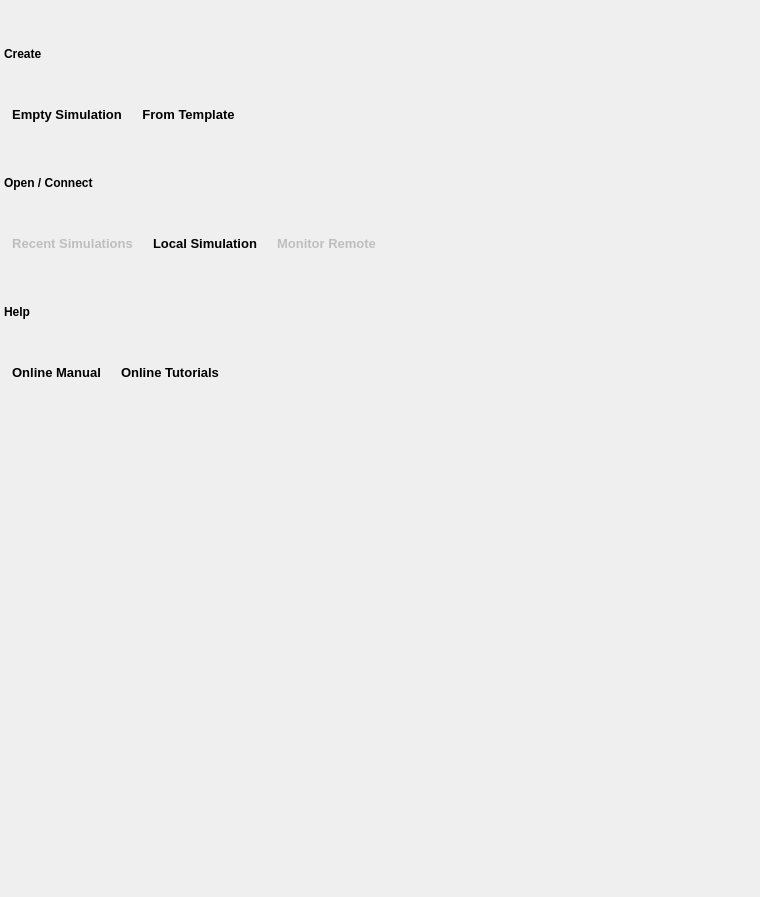
      <widget class="QWidget" name="StartPage">
       <layout class="QVBoxLayout" name="verticalLayout_2">
        <property name="spacing">
         <number>12</number>
        </property>
        <property name="leftMargin">
         <number>4</number>
        </property>
        <property name="topMargin">
         <number>4</number>
        </property>
        <property name="rightMargin">
         <number>4</number>
        </property>
        <property name="bottomMargin">
         <number>4</number>
        </property>
        <item>
         <spacer name="verticalSpacer_3">
          <property name="orientation">
           <enum>Qt::Vertical</enum>
          </property>
          <property name="sizeType">
           <enum>QSizePolicy::Fixed</enum>
          </property>
          <property name="sizeHint" stdset="0">
           <size>
            <width>20</width>
            <height>40</height>
           </size>
          </property>
         </spacer>
        </item>
        <item>
         <layout class="QVBoxLayout" name="verticalLayout_5">
          <property name="spacing">
           <number>4</number>
          </property>
          <item>
           <layout class="QHBoxLayout" name="horizontalLayout_5">
            <item>
             <widget class="QLabel" name="label">
              <property name="sizePolicy">
               <sizepolicy hsizetype="Minimum" vsizetype="Preferred">
                <horstretch>0</horstretch>
                <verstretch>0</verstretch>
               </sizepolicy>
              </property>
              <property name="font">
               <font>
                <weight>75</weight>
                <bold>true</bold>
               </font>
              </property>
              <property name="text">
               <string>Create</string>
              </property>
             </widget>
            </item>
            <item>
             <spacer name="horizontalSpacer">
              <property name="orientation">
               <enum>Qt::Horizontal</enum>
              </property>
              <property name="sizeHint" stdset="0">
               <size>
                <width>40</width>
                <height>20</height>
               </size>
              </property>
             </spacer>
            </item>
           </layout>
          </item>
          <item>
           <layout class="QHBoxLayout" name="horizontalLayout_7">
            <item>
             <widget class="QToolButton" name="StartCreateNewButton">
              <property name="sizePolicy">
               <sizepolicy hsizetype="Minimum" vsizetype="Expanding">
                <horstretch>0</horstretch>
                <verstretch>0</verstretch>
               </sizepolicy>
              </property>
              <property name="maximumSize">
               <size>
                <width>10000</width>
                <height>10000</height>
               </size>
              </property>
              <property name="font">
               <font>
                <pointsize>10</pointsize>
                <weight>75</weight>
                <bold>true</bold>
               </font>
              </property>
              <property name="text">
               <string>Empty Simulation</string>
              </property>
              <property name="icon">
               <iconset resource="main.qrc">
                <normaloff>:/start/icons/start_new.svg</normaloff>:/start/icons/start_new.svg</iconset>
              </property>
              <property name="iconSize">
               <size>
                <width>64</width>
                <height>64</height>
               </size>
              </property>
              <property name="toolButtonStyle">
               <enum>Qt::ToolButtonTextUnderIcon</enum>
              </property>
              <property name="autoRaise">
               <bool>true</bool>
              </property>
             </widget>
            </item>
            <item>
             <widget class="QToolButton" name="StartCreateFromTemplateButton">
              <property name="sizePolicy">
               <sizepolicy hsizetype="Minimum" vsizetype="Expanding">
                <horstretch>0</horstretch>
                <verstretch>0</verstretch>
               </sizepolicy>
              </property>
              <property name="maximumSize">
               <size>
                <width>10000</width>
                <height>10000</height>
               </size>
              </property>
              <property name="font">
               <font>
                <pointsize>10</pointsize>
                <weight>75</weight>
                <bold>true</bold>
               </font>
              </property>
              <property name="text">
               <string>From Template</string>
              </property>
              <property name="icon">
               <iconset resource="main.qrc">
                <normaloff>:/start/icons/start_template.svg</normaloff>:/start/icons/start_template.svg</iconset>
              </property>
              <property name="iconSize">
               <size>
                <width>64</width>
                <height>64</height>
               </size>
              </property>
              <property name="toolButtonStyle">
               <enum>Qt::ToolButtonTextUnderIcon</enum>
              </property>
              <property name="autoRaise">
               <bool>true</bool>
              </property>
             </widget>
            </item>
            <item>
             <spacer name="horizontalSpacer_4">
              <property name="orientation">
               <enum>Qt::Horizontal</enum>
              </property>
              <property name="sizeHint" stdset="0">
               <size>
                <width>372</width>
                <height>93</height>
               </size>
              </property>
             </spacer>
            </item>
           </layout>
          </item>
         </layout>
        </item>
        <item>
         <layout class="QVBoxLayout" name="verticalLayout_6">
          <property name="spacing">
           <number>4</number>
          </property>
          <item>
           <layout class="QHBoxLayout" name="horizontalLayout_8">
            <item>
             <widget class="QLabel" name="label_2">
              <property name="sizePolicy">
               <sizepolicy hsizetype="Minimum" vsizetype="Preferred">
                <horstretch>0</horstretch>
                <verstretch>0</verstretch>
               </sizepolicy>
              </property>
              <property name="font">
               <font>
                <weight>75</weight>
                <bold>true</bold>
               </font>
              </property>
              <property name="text">
               <string>Open / Connect</string>
              </property>
             </widget>
            </item>
            <item>
             <spacer name="horizontalSpacer_2">
              <property name="orientation">
               <enum>Qt::Horizontal</enum>
              </property>
              <property name="sizeHint" stdset="0">
               <size>
                <width>40</width>
                <height>20</height>
               </size>
              </property>
             </spacer>
            </item>
           </layout>
          </item>
          <item>
           <layout class="QHBoxLayout" name="horizontalLayout_9">
            <item>
             <widget class="QToolButton" name="StartOpenRecentButton">
              <property name="enabled">
               <bool>false</bool>
              </property>
              <property name="sizePolicy">
               <sizepolicy hsizetype="Minimum" vsizetype="Expanding">
                <horstretch>0</horstretch>
                <verstretch>0</verstretch>
               </sizepolicy>
              </property>
              <property name="maximumSize">
               <size>
                <width>10000</width>
                <height>10000</height>
               </size>
              </property>
              <property name="font">
               <font>
                <pointsize>10</pointsize>
                <weight>75</weight>
                <bold>true</bold>
               </font>
              </property>
              <property name="text">
               <string>Recent Simulations</string>
              </property>
              <property name="icon">
               <iconset resource="main.qrc">
                <normaloff>:/start/icons/start_openrecent.svg</normaloff>:/start/icons/start_openrecent.svg</iconset>
              </property>
              <property name="iconSize">
               <size>
                <width>64</width>
                <height>64</height>
               </size>
              </property>
              <property name="toolButtonStyle">
               <enum>Qt::ToolButtonTextUnderIcon</enum>
              </property>
              <property name="autoRaise">
               <bool>true</bool>
              </property>
             </widget>
            </item>
            <item>
             <widget class="QToolButton" name="StartOpenLocalButton">
              <property name="sizePolicy">
               <sizepolicy hsizetype="Minimum" vsizetype="Expanding">
                <horstretch>0</horstretch>
                <verstretch>0</verstretch>
               </sizepolicy>
              </property>
              <property name="maximumSize">
               <size>
                <width>10000</width>
                <height>10000</height>
               </size>
              </property>
              <property name="font">
               <font>
                <pointsize>10</pointsize>
                <weight>75</weight>
                <bold>true</bold>
               </font>
              </property>
              <property name="text">
               <string>Local Simulation</string>
              </property>
              <property name="icon">
               <iconset resource="main.qrc">
                <normaloff>:/start/icons/start_openlocal.svg</normaloff>:/start/icons/start_openlocal.svg</iconset>
              </property>
              <property name="iconSize">
               <size>
                <width>64</width>
                <height>64</height>
               </size>
              </property>
              <property name="toolButtonStyle">
               <enum>Qt::ToolButtonTextUnderIcon</enum>
              </property>
              <property name="autoRaise">
               <bool>true</bool>
              </property>
             </widget>
            </item>
            <item>
             <widget class="QToolButton" name="StartConnectButton">
              <property name="enabled">
               <bool>false</bool>
              </property>
              <property name="sizePolicy">
               <sizepolicy hsizetype="Minimum" vsizetype="Expanding">
                <horstretch>0</horstretch>
                <verstretch>0</verstretch>
               </sizepolicy>
              </property>
              <property name="maximumSize">
               <size>
                <width>10000</width>
                <height>10000</height>
               </size>
              </property>
              <property name="font">
               <font>
                <pointsize>10</pointsize>
                <weight>75</weight>
                <bold>true</bold>
               </font>
              </property>
              <property name="text">
               <string>Monitor Remote</string>
              </property>
              <property name="icon">
               <iconset resource="main.qrc">
                <normaloff>:/start/icons/start_connect.svg</normaloff>:/start/icons/start_connect.svg</iconset>
              </property>
              <property name="iconSize">
               <size>
                <width>64</width>
                <height>64</height>
               </size>
              </property>
              <property name="toolButtonStyle">
               <enum>Qt::ToolButtonTextUnderIcon</enum>
              </property>
              <property name="autoRaise">
               <bool>true</bool>
              </property>
             </widget>
            </item>
            <item>
             <spacer name="horizontalSpacer_5">
              <property name="orientation">
               <enum>Qt::Horizontal</enum>
              </property>
              <property name="sizeHint" stdset="0">
               <size>
                <width>372</width>
                <height>93</height>
               </size>
              </property>
             </spacer>
            </item>
           </layout>
          </item>
         </layout>
        </item>
        <item>
         <layout class="QVBoxLayout" name="verticalLayout_7">
          <property name="spacing">
           <number>4</number>
          </property>
          <item>
           <layout class="QHBoxLayout" name="horizontalLayout_10">
            <item>
             <widget class="QLabel" name="label_3">
              <property name="sizePolicy">
               <sizepolicy hsizetype="Minimum" vsizetype="Preferred">
                <horstretch>0</horstretch>
                <verstretch>0</verstretch>
               </sizepolicy>
              </property>
              <property name="font">
               <font>
                <weight>75</weight>
                <bold>true</bold>
               </font>
              </property>
              <property name="text">
               <string>Help</string>
              </property>
             </widget>
            </item>
            <item>
             <spacer name="horizontalSpacer_6">
              <property name="orientation">
               <enum>Qt::Horizontal</enum>
              </property>
              <property name="sizeHint" stdset="0">
               <size>
                <width>40</width>
                <height>20</height>
               </size>
              </property>
             </spacer>
            </item>
           </layout>
          </item>
          <item>
           <layout class="QHBoxLayout" name="horizontalLayout_11">
            <item>
             <widget class="QToolButton" name="StartOnlineManualButton">
              <property name="sizePolicy">
               <sizepolicy hsizetype="Minimum" vsizetype="Expanding">
                <horstretch>0</horstretch>
                <verstretch>0</verstretch>
               </sizepolicy>
              </property>
              <property name="maximumSize">
               <size>
                <width>10000</width>
                <height>10000</height>
               </size>
              </property>
              <property name="font">
               <font>
                <pointsize>10</pointsize>
                <weight>75</weight>
                <bold>true</bold>
               </font>
              </property>
              <property name="text">
               <string>Online Manual</string>
              </property>
              <property name="icon">
               <iconset resource="main.qrc">
                <normaloff>:/start/icons/start_manual.svg</normaloff>:/start/icons/start_manual.svg</iconset>
              </property>
              <property name="iconSize">
               <size>
                <width>64</width>
                <height>64</height>
               </size>
              </property>
              <property name="toolButtonStyle">
               <enum>Qt::ToolButtonTextUnderIcon</enum>
              </property>
              <property name="autoRaise">
               <bool>true</bool>
              </property>
             </widget>
            </item>
            <item>
             <widget class="QToolButton" name="StartOnlineTutorialsButton">
              <property name="sizePolicy">
               <sizepolicy hsizetype="Minimum" vsizetype="Expanding">
                <horstretch>0</horstretch>
                <verstretch>0</verstretch>
               </sizepolicy>
              </property>
              <property name="maximumSize">
               <size>
                <width>10000</width>
                <height>10000</height>
               </size>
              </property>
              <property name="font">
               <font>
                <pointsize>10</pointsize>
                <weight>75</weight>
                <bold>true</bold>
               </font>
              </property>
              <property name="text">
               <string>Online Tutorials</string>
              </property>
              <property name="icon">
               <iconset resource="main.qrc">
                <normaloff>:/start/icons/start_tutorials.svg</normaloff>:/start/icons/start_tutorials.svg</iconset>
              </property>
              <property name="iconSize">
               <size>
                <width>64</width>
                <height>64</height>
               </size>
              </property>
              <property name="toolButtonStyle">
               <enum>Qt::ToolButtonTextUnderIcon</enum>
              </property>
              <property name="autoRaise">
               <bool>true</bool>
              </property>
             </widget>
            </item>
            <item>
             <spacer name="horizontalSpacer_7">
              <property name="orientation">
               <enum>Qt::Horizontal</enum>
              </property>
              <property name="sizeHint" stdset="0">
               <size>
                <width>372</width>
                <height>93</height>
               </size>
              </property>
             </spacer>
            </item>
           </layout>
          </item>
         </layout>
        </item>
        <item>
         <spacer name="verticalSpacer_4">
          <property name="orientation">
           <enum>Qt::Vertical</enum>
          </property>
          <property name="sizeType">
           <enum>QSizePolicy::Expanding</enum>
          </property>
          <property name="sizeHint" stdset="0">
           <size>
            <width>20</width>
            <height>474</height>
           </size>
          </property>
         </spacer>
        </item>
       </layout>
      </widget>
